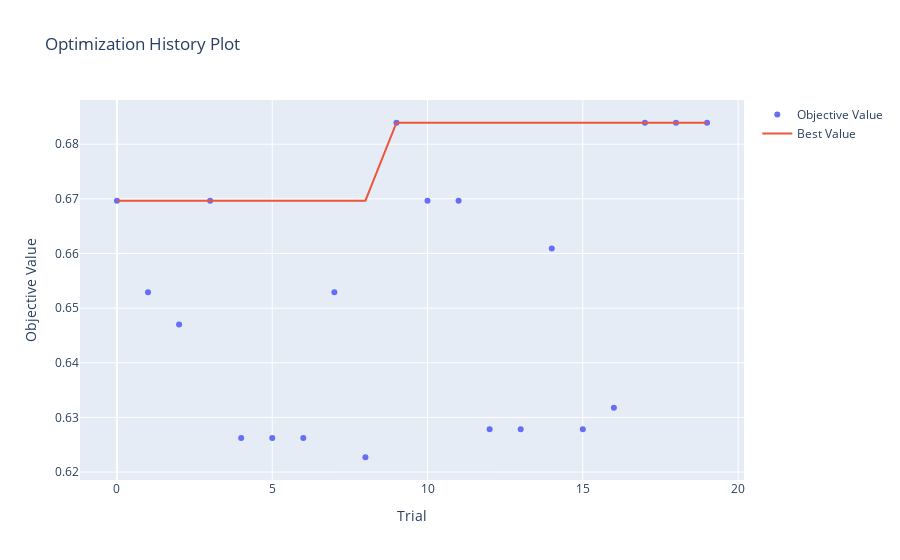

Notebook code for this chart:
### Code cell
optuna.visualization.plot_optimization_history(study)

### Figure 1 — Plotly figure (JSON) as saved in the notebook; plotly's stock layout.template omitted (floating-point values rounded to 4 significant figures)
{"data": [{"mode": "markers", "name": "Objective Value", "type": "scatter", "x": [0, 1, 2, 3, 4, 5, 6, 7, 8, 9, 10, 11, 12, 13, 14, 15, 16, 17, 18, 19], "y": [0.6697, 0.6529, 0.647, 0.6697, 0.6262, 0.6262, 0.6262, 0.6529, 0.6227, 0.6839, 0.6697, 0.6697, 0.6279, 0.6279, 0.6609, 0.6279, 0.6318, 0.6839, 0.6839, 0.6839]}, {"mode": "lines", "name": "Best Value", "type": "scatter", "x": [0, 1, 2, 3, 4, 5, 6, 7, 8, 9, 10, 11, 12, 13, 14, 15, 16, 17, 18, 19], "y": [0.6697, 0.6697, 0.6697, 0.6697, 0.6697, 0.6697, 0.6697, 0.6697, 0.6697, 0.6839, 0.6839, 0.6839, 0.6839, 0.6839, 0.6839, 0.6839, 0.6839, 0.6839, 0.6839, 0.6839]}, {"marker": {"color": "#cccccc"}, "mode": "markers", "name": "Infeasible Trial", "showlegend": false, "type": "scatter", "x": [], "y": []}], "layout": {"title": {"text": "Optimization History Plot"}, "xaxis": {"title": {"text": "Trial"}}, "yaxis": {"title": {"text": "Objective Value"}}}}
